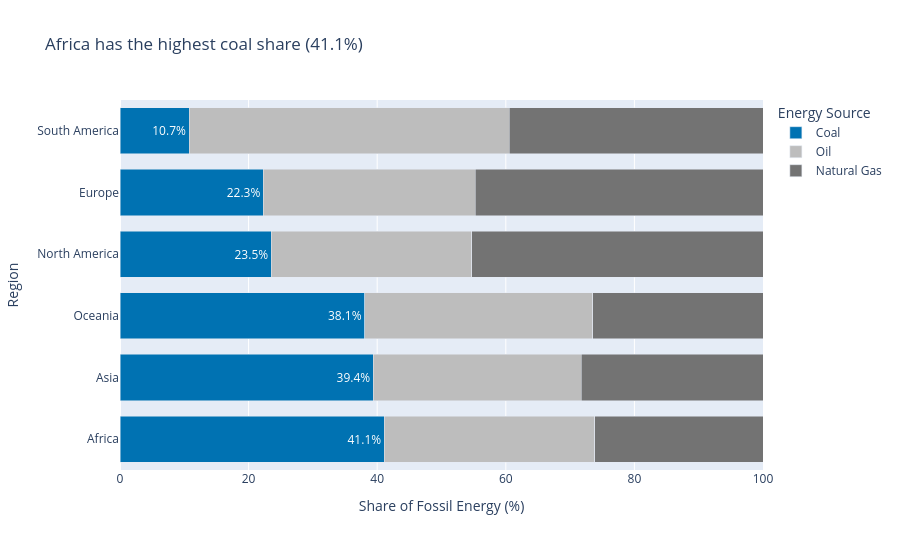

The notebook cell saved with this chart:
### Markdown cell above
## Task 3 — 100% stacked bar: which region relies most on coal?

**What to build:** A horizontal 100% stacked bar chart showing, for each **Region**, how its fossil energy splits between Coal, Oil and Natural Gas. This is the **same data as your Task 1 treemap**, visualised a second way.

**Requirements:**
- Reuse `df_fossil` from Task 1; aggregate TWh by `Region` × `Source` and convert to **shares of each region's fossil total**
- Horizontal bars, regions **sorted by coal share** (highest at the top)
- Coal is the segment on the baseline (first in `category_orders`) and the **only coloured segment** — keep it the same colour as in Task 1; Oil and Natural Gas in two greys
- Percentage labels on the coal segments only
- Insight title naming the most coal-dependent region and its coal share

> 💡 `df.groupby('Region')['TWh'].transform('sum')` gives each row its region total

### Code cell
region_source = (
    df_fossil.groupby(
        ["Region", "Source"],
        as_index=False
    )["TWh"].sum()
)

# Calculate total fossil energy per region
region_source["Region_Total"] = (
    region_source.groupby("Region")["TWh"]
    .transform("sum")
)

# Calculate percentage share
region_source["Share"] = (
    region_source["TWh"] /
    region_source["Region_Total"] * 100
)

# Find coal share by region
coal_shares = (
    region_source[
        region_source["Source"] == "Coal"
    ]
    .set_index("Region")["Share"]
    .sort_values(ascending=False)
)

top_coal_region = coal_shares.index[0]
top_coal_share = coal_shares.iloc[0]

# Coal coloured, other fuels grey
stack_colors = {
    "Coal": "#0072B2",
    "Oil": "#BDBDBD",
    "Natural Gas": "#737373"
}

fig4 = px.bar(
    region_source,
    x="Share",
    y="Region",
    color="Source",
    orientation="h",
    barmode="stack",
    category_orders={
        "Source": ["Coal", "Oil", "Natural Gas"],
        "Region": coal_shares.index[::-1].tolist()
    },
    color_discrete_map=stack_colors,
    title=(
        f"{top_coal_region} has the highest coal share "
        f"({top_coal_share:.1f}%)"
    ),
    labels={
        "Share": "Share of Fossil Energy (%)",
        "Region": "Region"
    }
)

# Add percentage labels to Coal only
for trace in fig4.data:
    if trace.name == "Coal":
        trace.text = [
            f"{value:.1f}%" for value in trace.x
        ]
        trace.texttemplate = "%{text}"
        trace.textposition = "inside"
    else:
        trace.text = None
        trace.texttemplate = None

fig4.update_layout(
    height=550,
    xaxis=dict(range=[0, 100]),
    legend_title="Energy Source",
    bargap=0.25
)

fig4.show()

print("Coal dependency by region:")
display(coal_shares.round(2))

### Figure 1 — Plotly figure (JSON) as saved in the notebook; plotly's stock layout.template omitted (floating-point values rounded to 4 significant figures)
{"data": [{"hovertemplate": "Source=Coal<br>Share of Fossil Energy (%)=%{x}<br>Region=%{y}<extra></extra>", "legendgroup": "Coal", "marker": {"color": "#0072B2", "pattern": {"shape": ""}}, "name": "Coal", "orientation": "h", "showlegend": true, "text": ["41.1%", "39.4%", "22.3%", "23.5%", "38.1%", "10.7%"], "textposition": "inside", "texttemplate": "%{text}", "type": "bar", "x": [41.1, 39.4, 22.31, 23.52, 38.06, 10.73], "xaxis": "x", "y": ["Africa", "Asia", "Europe", "North America", "Oceania", "South America"], "yaxis": "y"}, {"hovertemplate": "Source=Oil<br>Share of Fossil Energy (%)=%{x}<br>Region=%{y}<extra></extra>", "legendgroup": "Oil", "marker": {"color": "#BDBDBD", "pattern": {"shape": ""}}, "name": "Oil", "orientation": "h", "showlegend": true, "textposition": "auto", "type": "bar", "x": [32.74, 32.34, 32.98, 31.21, 35.47, 49.84], "xaxis": "x", "y": ["Africa", "Asia", "Europe", "North America", "Oceania", "South America"], "yaxis": "y"}, {"hovertemplate": "Source=Natural Gas<br>Share of Fossil Energy (%)=%{x}<br>Region=%{y}<extra></extra>", "legendgroup": "Natural Gas", "marker": {"color": "#737373", "pattern": {"shape": ""}}, "name": "Natural Gas", "orientation": "h", "showlegend": true, "textposition": "auto", "type": "bar", "x": [26.16, 28.26, 44.71, 45.27, 26.47, 39.43], "xaxis": "x", "y": ["Africa", "Asia", "Europe", "North America", "Oceania", "South America"], "yaxis": "y"}], "layout": {"bargap": 0.25, "barmode": "stack", "height": 550, "legend": {"title": {"text": "Energy Source"}, "tracegroupgap": 0}, "title": {"text": "Africa has the highest coal share (41.1%)"}, "xaxis": {"anchor": "y", "domain": [0, 1], "range": [0, 100], "title": {"text": "Share of Fossil Energy (%)"}}, "yaxis": {"anchor": "x", "categoryarray": ["Africa", "Asia", "Oceania", "North America", "Europe", "South America"], "categoryorder": "array", "domain": [0, 1], "title": {"text": "Region"}}}}
